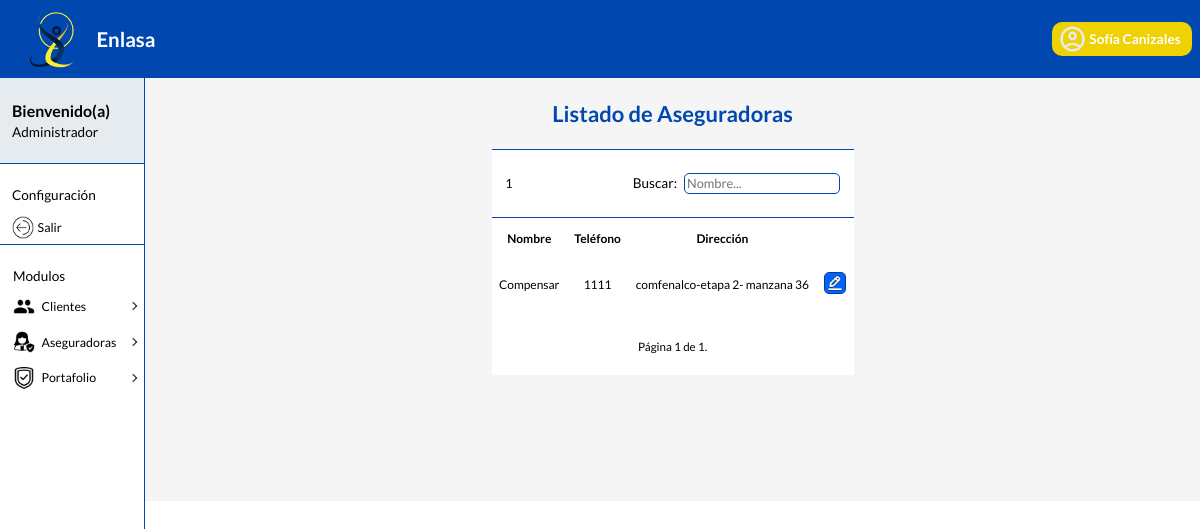
The app's page /admin_dashboard/insurers (signed in), older data.
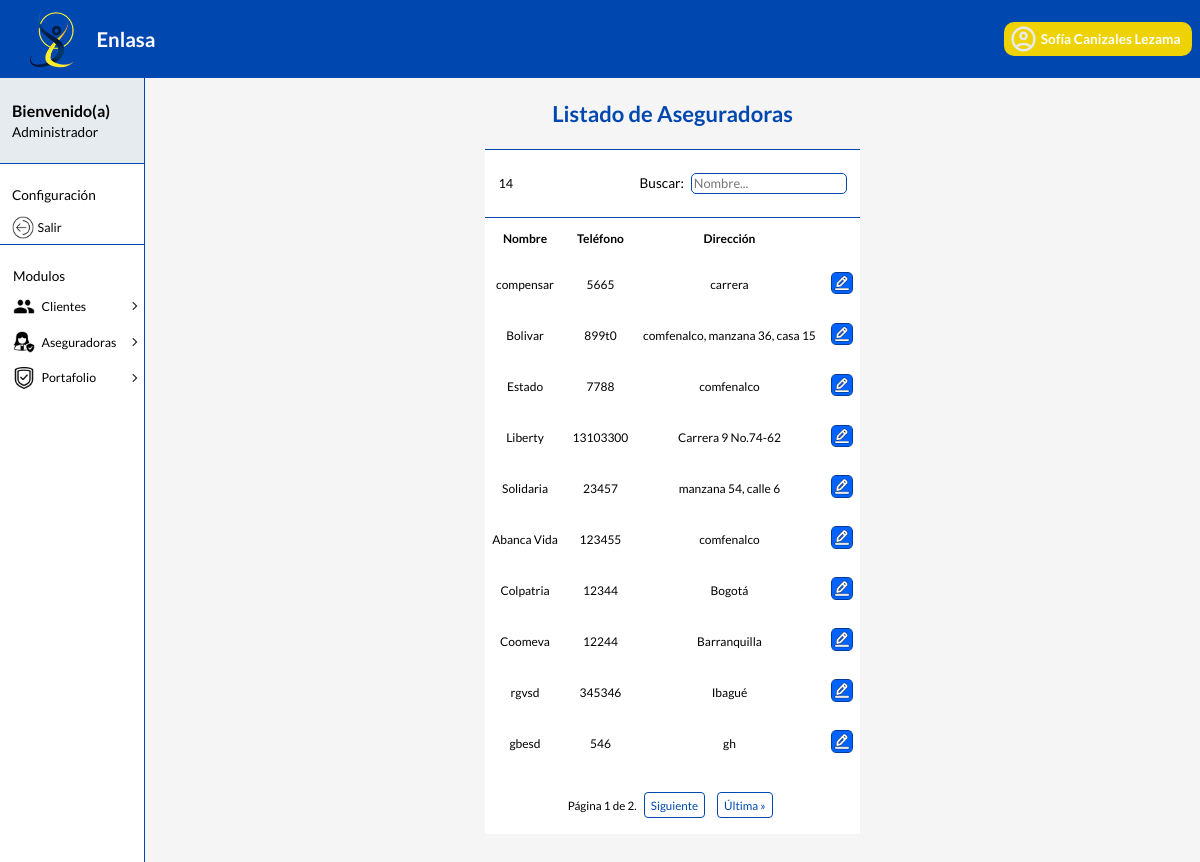
The same page, newer data.
### home/models.py (models this page shows, shortened)
class  Usuario(AbstractBaseUser, PermissionsMixin):
    ROL = [ #creación de la enumeración de tipo de rol
        ('CLIENTE', 'Cliente'),
        ('GERENTE', 'Gerente'),
        ('ADMINISTRADOR', 'Administrador')
    ]
    num_documento = models.IntegerField( primary_key = True, unique=True)
    rol = models.CharField(max_length = 14, choices = ROL)
    nombre = models.CharField(max_length = 50)
    email = models.EmailField(max_length = 50)
    password = models.CharField(max_length = 8)
    REQUIRED_FIELDS = ['rol']
    USERNAME_FIELD = 'num_documento'
    objects = UsuarioManager()

class Aseguradora(models.Model):
    id = models.AutoField(primary_key = True)
    nombre = models.CharField(max_length = 40)
    telefono = models.CharField(max_length = 10)
    direccion = models.CharField(max_length = 30)

### home/views.py (the view)
# urls.py: path('admin_dashboard/insurers', views.show_insurers, name='show_insurers'),
@login_required
def show_insurers(request):
    context = {
        'insurers' : Aseguradora.objects.all(),
    }
    paginator = Paginator(context['insurers'], 10)
    page = request.GET.get('page')
    try:
        insurers_page = paginator.page(page)
    except PageNotAnInteger:
        insurers_page = paginator.page(1)
    except EmptyPage:
        insurers_page = paginator.page(paginator.num_pages)
    context['insurers_page'] = insurers_page
    return render(request, 'admin/show_insurers.html', {'context': context})

### home/templates/admin/show_insurers.html (shortened to what this page needs)
{% extends 'layouts/baseAdmin.html' %}
{% load static %}
{% block content %}
<section id="clientes">
    <h3>Listado de Aseguradoras</h3>
</section>
<div id="general">
    <section id="buscar">
        <p id="count" class="space-num">{{ context.insurers_page.paginator.count }}</p>
        <section>
            <label for="buscar">Buscar:</label>
            <input name="buscar" type="text" placeholder="Nombre..."></input>
        </section>
    </section>
    <table>
        <thead>
            <tr>
                <th>Nombre</th>
                <th>Teléfono</th>
                <th>Dirección</th>
            </tr>
        </thead>
        <tbody>
            {% for insurer in context.insurers_page %}
            <tr id="datos">
                <td>{{ insurer.nombre }}</td>
                <td>{{ insurer.telefono }}</td>
                <td>{{ insurer.direccion }}</td>
                <td>
                {% url 'edit_insurer' insurer.id as url_edit %}
                <button class="button-icon" id="myButton" onclick="window.location.href='{{url_edit}}'">
                    <figure>
                        <img src="{% static 'assets/edit.png' %}" alt="icono">
                    </figure>
                </button>
                </td>
            </tr>
            {% endfor %}
        </tbody>
    </table>
    <div class="pagination">
        <span class="step-links">
          <span class="current"> Página {{ context.insurers_page.number }} de {{ context.insurers_page.paginator.num_pages }}. </span>
          {% if context.insurers_page.has_next %}
            <a href="?page={{ context.insurers_page.next_page_number }}">Siguiente</a>
            <a href="?page={{ context.insurers_page.paginator.num_pages }}">Última &raquo;</a>
          {% endif %}
        </span>
    </div>
</div>
{% endblock %}

### home/templates/layouts/baseAdmin.html (shortened to what this page needs)
{% load static %}
<!DOCTYPE html>
<html lang="en">
<head>
    <link rel="stylesheet" href="{% static 'css/principal.css' %}">
    <link rel="stylesheet" href="{% static 'css/tables.css' %}">
    <link rel="stylesheet" href="{% static 'css/verPerfil.css' %}">
    <link rel="stylesheet" href="{% static 'css/forms.css' %}">
</head>
<body>
    <header>
        <section>
            <figure>
                <img src="{% static 'assets/iconoLogo.png' %}" alt="logo">
            </figure>
            <h1>Enlasa</h1>
        </section>
        <button id="miBoton" class="icono1">
            <img src="{% static 'assets/icono1.png' %}"  alt="icono">
            <span><strong>{{ user.nombre }}</strong></span>
        </button>
    </header>
    <div class="lyout">
        <nav id="nav" class="cerrado">
            <section class="rol">
                <h3>Bienvenido(a)</h3>
                <p>Administrador</p>
            </section>
            <section class="confi">
                <p class="p" >Configuración</p>
                <button class="icono2" id="boton-logout">
                    <figure>
                        <img src="{% static 'assets/out.png' %}"  alt="icono">
                    </figure>
                    <p>Salir</p>
                </button>
            </section>
            <ul class="list">
                <p>Modulos</p>
                <li class="list_item list_item--click">
                    <div class="list_button list_button--click">
                        <img src="{% static 'assets/people.png' %}"   class="list_img">
                        <a href="#" class="nav_link">Clientes</a>
                        <img src="{% static 'assets/arrow.png' %}"   class="list_arrow">
                    </div>
                </li>
                <li class="list_item list_item--click">
                    <div class="list_button list_button--click">
                        <img src="{% static 'assets/insuHome.png' %}"  class="list_img">
                        <a href="#" class="nav_link">Aseguradoras</a>
                        <img src="{% static 'assets/arrow.png' %}"   class="list_arrow">
                    </div>
                </li>
                <li class="list_item list_item--click">
                    <div class="list_button list_button--click">
                        <img src="{% static 'assets/insurance.png' %}"  class="list_img">
                        <a href="#" class="nav_link">Portafolio</a>
                        <img src="{% static 'assets/arrow.png' %}"   class="list_arrow">
                    </div>
                </li>
               </ul>
        </nav>
        <main>
            {% block content %}
            {% endblock %}
        </main>
    </div>
</body>
</html>

### home/static/css/principal.css (style rules this page uses)
:root { --color-primario: #0048B0; --color-text1:white; --background1: #e5ebee; --background2: #004ee1; }
html { min-height: 100vh; }
figure { margin:0; width: calc(8px + 1.2vw); }
figure img { width:100%; }
button { font-family: inherit; }
a { color: black; }
body { margin: 0; font-family: "Lato", sans-serif; font-weight: 400; font-style: normal; height: 100%; }
header { display: flex; justify-content: space-between; align-items: center; background-color:var(--color-primario); color: var(--color-text1); height:auto; padding-right: 0.5em; padding-left: 0.5em; max-width: 100vw; }
header section { display: flex; align-items: center; font-size: calc(10px + 0.3vw); }
header section figure { width: calc(26px + 1.8vw); margin: 0; padding: 0.5em 1.5em; }
header button img { width: 100%; }
header .icono1 { display: flex; background-color: #efd203; align-items: center; justify-content: center; width: auto; padding: 0.2em 0.5em; border-radius: 10px; gap:0.2em; }
header button img { width: calc(20px + 0.8vw) }
header button span { color: white; text-align: center; border-radius: 10px; font-size: calc(10px + 0.3vw); padding-right: 6px; }
.lyout { display: flex; width: 100%; height: 100%; }
nav { display: flex; flex-direction: column; background-color: white; width:fit-content; color: black; border-right:solid 1.5px var(--color-primario); min-height: 100vh; }
nav .rol, nav .confi { border-bottom:solid 1.5px var(--color-primario); }
.rol { display: flex; flex-direction: column; align-content: center; font-size: calc(10px + 0.3vw); gap: 0.3em; background-color: var(--background1); }
.rol h3, .rol p { margin:0; }
nav .rol { padding: 16% calc(6px + 0.5vw); }
.confi button { margin-bottom: 0.5em; }
.confi p:first-child { padding-left:calc(6px + 0.5vw); padding-top: 16%; margin: 0; padding-bottom: calc(6px + 0.5vw); }
.icono2 { display: flex; border:none; align-content: center; align-items: center; gap:0.2rem; width: 100%; padding: 0 calc(6px + 0.5vw); background-color: white; font-size:calc(6px + 0.1vw); }
.icono2 figure { padding-top:0.16em; }
.icono2 p { margin: 0; }
.confi button p, .modulos p { font-size: calc(10px + 0.2vw); margin-top: 0; }
.p { font-size: calc(10px + 0.3vw); margin:0; margin-bottom: 0.8em; padding-left: 9%; padding-top: 16%; }
.nav_link { display: block; padding: 0.5em 0; text-decoration: none; text-align: left; width: 80%; }
.list { display: flex; flex-direction: column; width: 90%; margin: 0; padding-left: 9%; padding-top: 16%; border: 0 16px 16px 0; background-color: white; font-size: calc(10px + 0.2vw); justify-content: center; gap: calc(6px + 0.3vh); }
.list p { margin:0; font-size: calc(10px + 0.3vw); }
.list_item { width: 100%; margin-right: 1.5em; text-align: center; list-style: none; overflow: hidden; }
.list_item--click { cursor: pointer; }
.list_button { display: flex; width: 100%; align-items: center; gap:0.5em; }
.list_arrow { width: calc(10px + 0.5vw); transition: transform .3s; }
.list_img { width: calc(8px + 1.2vw); }
main { display: flex; flex-direction: column; justify-content: center; align-items: center; width: 100%; background-color:whitesmoke; font-size: calc(9px + 0.3vw); position: relative; height: 100%; }
#nav { transition:all 0.5s ease-in-out; }

### home/static/css/forms.css (style rules this page uses)
:root { --color-primario: #0048B0; --color-hover-button: #005eef; }
input, select { height: calc(10px + 4vh); width: 100%; border-radius: 3px; border: solid 1px gray; padding: 0; text-indent: 2px; font-family:"Lato", sans-serif ; font-size:calc(10px + 0.3vw); }

Row changes from the older to the newer data that the page shows:
changed Usuario: nombre "Sofía Canizales" → "Sofía Canizales Lezama"
changed Aseguradora: nombre "Compensar" → "compensar"; telefono "1111" → "5665"; direccion "comfenalco-etapa 2- manzana 36" → "carrera"
added Aseguradora: nombre "Bolivar", telefono "899t0", direccion "comfenalco, manzana 36, casa 15"
added Aseguradora: nombre "Estado", telefono "7788", direccion "comfenalco"
added Aseguradora: nombre "Liberty", telefono "13103300", direccion "Carrera 9 No.74-62"
added Aseguradora: nombre "Solidaria", telefono "23457", direccion "manzana 54, calle 6"
added Aseguradora: nombre "Abanca Vida", telefono "123455", direccion "comfenalco"
added Aseguradora: nombre "Colpatria", telefono "12344", direccion "Bogotá"
added Aseguradora: nombre "Coomeva", telefono "12244", direccion "Barranquilla"
added Aseguradora: nombre "rgvsd", telefono "345346", direccion "Ibagué"
added Aseguradora: nombre "gbesd", telefono "546", direccion "gh"
Text that changed along with them:
{{ context.insurers_page.paginator.count }}: "1" → "14"
{{ context.insurers_page.paginator.num_pages }}: "1" → "2"
text now shown: "Siguiente Última »"
